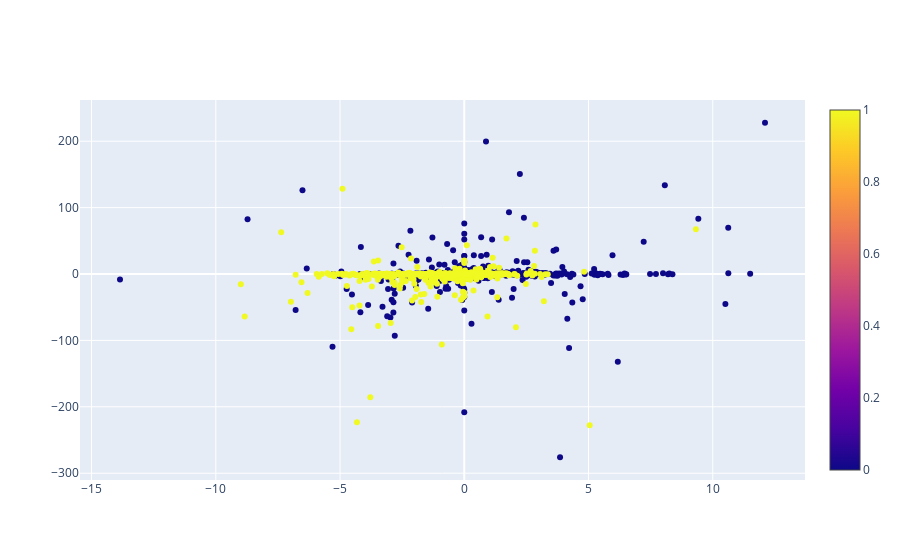
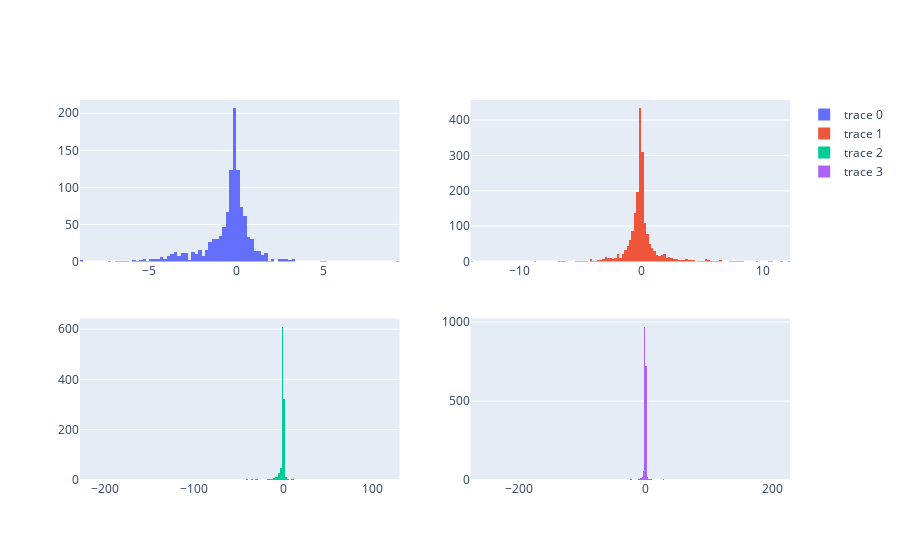

The notebook cell these images were saved under, in order:
### Code cell
import plotly.graph_objects as go
from plotly.subplots import make_subplots

fig = go.Figure()
fig.add_trace(go.Scatter(x=df_combine['last_slope'],y=df_combine['last_slope_adi'],marker_color=df_combine['is_pump'],mode='markers',marker=dict(showscale=True)))
fig.show()

fig = make_subplots(rows=2, cols=2)

fig.add_trace(go.Histogram(x=df_pump_cand['last_slope']),row=1,col=1)
fig.add_trace(go.Histogram(x=df_not_pump_cand['last_slope']),row=1,col=2)
fig.add_trace(go.Histogram(x=df_pump_cand['last_slope_adi']),row=2,col=1)
fig.add_trace(go.Histogram(x=df_not_pump_cand['last_slope_adi']),row=2,col=2)

fig.show()

### Figure 1 — Plotly figure (JSON) as saved in the notebook; plotly's stock layout.template omitted (floating-point values rounded to 4 significant figures; data arrays with more than 128 entries replaced by an {"elided": "..."} marker saying what was removed)
{"data": [{"marker": {"color": {"elided": "3054 int values"}, "showscale": true}, "mode": "markers", "type": "scatter", "x": {"elided": "3054 float values"}, "y": {"elided": "3054 float values"}}], "layout": {}}

### Figure 2 — Plotly figure (JSON) as saved in the notebook; plotly's stock layout.template omitted (floating-point values rounded to 4 significant figures; data arrays with more than 128 entries replaced by an {"elided": "..."} marker saying what was removed)
{"data": [{"type": "histogram", "x": {"elided": "1121 float values"}, "xaxis": "x", "yaxis": "y"}, {"type": "histogram", "x": {"elided": "1933 float values"}, "xaxis": "x2", "yaxis": "y2"}, {"type": "histogram", "x": {"elided": "1121 float values"}, "xaxis": "x3", "yaxis": "y3"}, {"type": "histogram", "x": {"elided": "1933 float values"}, "xaxis": "x4", "yaxis": "y4"}], "layout": {"xaxis": {"anchor": "y", "domain": [0, 0.45]}, "xaxis2": {"anchor": "y2", "domain": [0.55, 1]}, "xaxis3": {"anchor": "y3", "domain": [0, 0.45]}, "xaxis4": {"anchor": "y4", "domain": [0.55, 1]}, "yaxis": {"anchor": "x", "domain": [0.575, 1]}, "yaxis2": {"anchor": "x2", "domain": [0.575, 1]}, "yaxis3": {"anchor": "x3", "domain": [0, 0.425]}, "yaxis4": {"anchor": "x4", "domain": [0, 0.425]}}}
